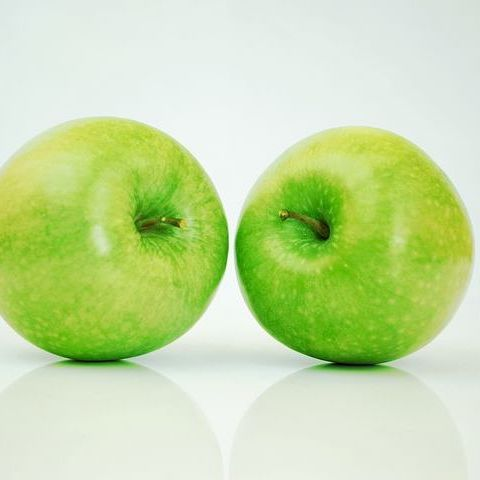
%> input picture image/org.jpg, 480 x 480 px
$ octave kadai6.m   (GNU Octave 9; MATLAB toolbox functions it lacks are replaced by stand-ins)
%> lines starting %> are read from the running program, lines starting %| are printed output that depends on the picture; in (x1, y1, x2, y2) boxes, pixels count from 0 and x2, y2 are one past the last pixel; in counts of white or black regions, pixels touching at a corner belong together; the program's own positions count from 1
% 課題６　画像の二値化
% 14NE012 菊池祐介

clear; % 変数のオールクリア
ORG=imread('image/org.jpg'); % 原画像の入力
%> ORG is the input picture: size 480x480x3 uint8; mean R, G, B 197.9, 220.3, 162.9
ORG = rgb2gray(ORG);
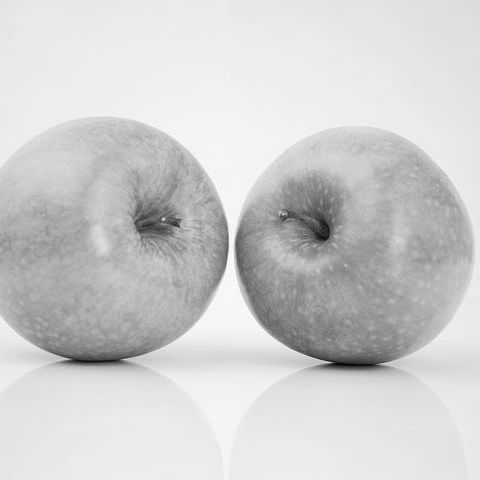
%> ORG: size 480x480 uint8; min 5, max 255, mean 207.1
imagesc(ORG); colormap(gray); colorbar; % 画像の表示
pause; % 一時停止


IMG = ORG>128; % 128による二値化
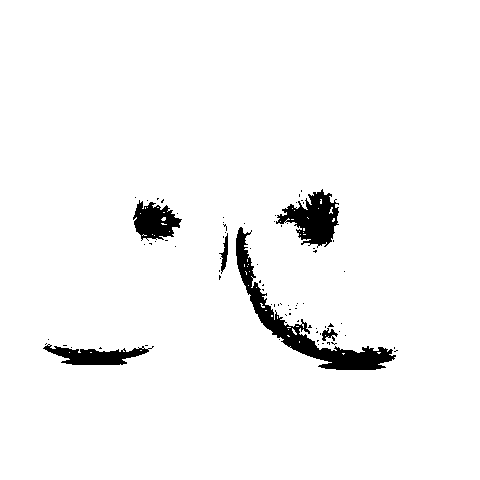
%> IMG: size 480x480 logical; 96.4% white; 79 black regions (73 under 20 px), largest, box (x1, y1, x2, y2) and area: (236, 227, 396, 370) 3541, (276, 189, 339, 248) 1903, (133, 200, 182, 241) 1213, (43, 344, 154, 365) 1175, (219, 233, 228, 274) 153, (322, 328, 338, 341) 106
imagesc(IMG); colormap(gray); colorbar; % 画像の表示
pause;

IMG = dither(ORG); % ディザ法による二値化
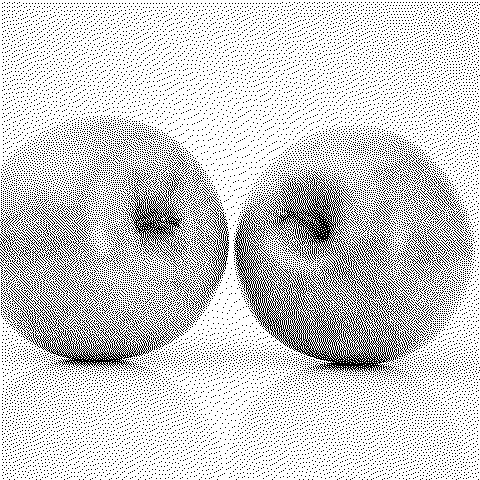
%> IMG: size 480x480 logical; 81.3% white; black in thin lines or dots
imagesc(IMG); colormap(gray); colorbar; % 画像の表示
